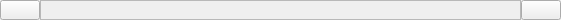
<?xml version="1.0" encoding="UTF-8"?>
<ui version="4.0">
 <class>PaletteTaskBar</class>
 <widget class="QWidget" name="PaletteTaskBar">
  <property name="geometry">
   <rect>
    <x>0</x>
    <y>0</y>
    <width>561</width>
    <height>20</height>
   </rect>
  </property>
  <property name="maximumSize">
   <size>
    <width>16777215</width>
    <height>71</height>
   </size>
  </property>
  <property name="windowTitle">
   <string>PaletteTaskBar</string>
  </property>
  <layout class="QHBoxLayout" name="horizontalLayout_2">
   <property name="spacing">
    <number>0</number>
   </property>
   <property name="leftMargin">
    <number>0</number>
   </property>
   <property name="topMargin">
    <number>0</number>
   </property>
   <property name="rightMargin">
    <number>0</number>
   </property>
   <property name="bottomMargin">
    <number>0</number>
   </property>
   <item>
    <widget class="Qt::WidgetsEx::LongPressButton" name="pBtnPrev">
     <property name="sizePolicy">
      <sizepolicy hsizetype="Minimum" vsizetype="Minimum">
       <horstretch>0</horstretch>
       <verstretch>0</verstretch>
      </sizepolicy>
     </property>
     <property name="maximumSize">
      <size>
       <width>16777215</width>
       <height>20</height>
      </size>
     </property>
     <property name="text">
      <string/>
     </property>
    </widget>
   </item>
   <item>
    <widget class="QScrollArea" name="scrollArea">
     <property name="sizePolicy">
      <sizepolicy hsizetype="Expanding" vsizetype="Minimum">
       <horstretch>0</horstretch>
       <verstretch>0</verstretch>
      </sizepolicy>
     </property>
     <property name="maximumSize">
      <size>
       <width>16777215</width>
       <height>20</height>
      </size>
     </property>
     <property name="verticalScrollBarPolicy">
      <enum>Qt::ScrollBarAlwaysOff</enum>
     </property>
     <property name="horizontalScrollBarPolicy">
      <enum>Qt::ScrollBarAlwaysOff</enum>
     </property>
     <property name="widgetResizable">
      <bool>true</bool>
     </property>
     <widget class="QWidget" name="scrollAreaWidgetContents">
      <property name="geometry">
       <rect>
        <x>0</x>
        <y>0</y>
        <width>495</width>
        <height>18</height>
       </rect>
      </property>
      <layout class="QHBoxLayout" name="buttonLayout">
       <property name="spacing">
        <number>2</number>
       </property>
       <property name="leftMargin">
        <number>0</number>
       </property>
       <property name="topMargin">
        <number>0</number>
       </property>
       <property name="rightMargin">
        <number>0</number>
       </property>
       <property name="bottomMargin">
        <number>0</number>
       </property>
       <item>
        <spacer name="horizontalSpacer">
         <property name="orientation">
          <enum>Qt::Horizontal</enum>
         </property>
         <property name="sizeHint" stdset="0">
          <size>
           <width>492</width>
           <height>1</height>
          </size>
         </property>
        </spacer>
       </item>
      </layout>
     </widget>
    </widget>
   </item>
   <item>
    <widget class="Qt::WidgetsEx::LongPressButton" name="pBtnNext">
     <property name="sizePolicy">
      <sizepolicy hsizetype="Minimum" vsizetype="Minimum">
       <horstretch>0</horstretch>
       <verstretch>0</verstretch>
      </sizepolicy>
     </property>
     <property name="maximumSize">
      <size>
       <width>16777215</width>
       <height>20</height>
      </size>
     </property>
     <property name="text">
      <string/>
     </property>
    </widget>
   </item>
  </layout>
 </widget>
 <layoutdefault spacing="6" margin="11"/>
 <customwidgets>
  <customwidget>
   <class>Qt::WidgetsEx::LongPressButton</class>
   <extends>QPushButton</extends>
   <header>Longpressbutton.h</header>
  </customwidget>
 </customwidgets>
 <resources/>
 <connections/>
</ui>
